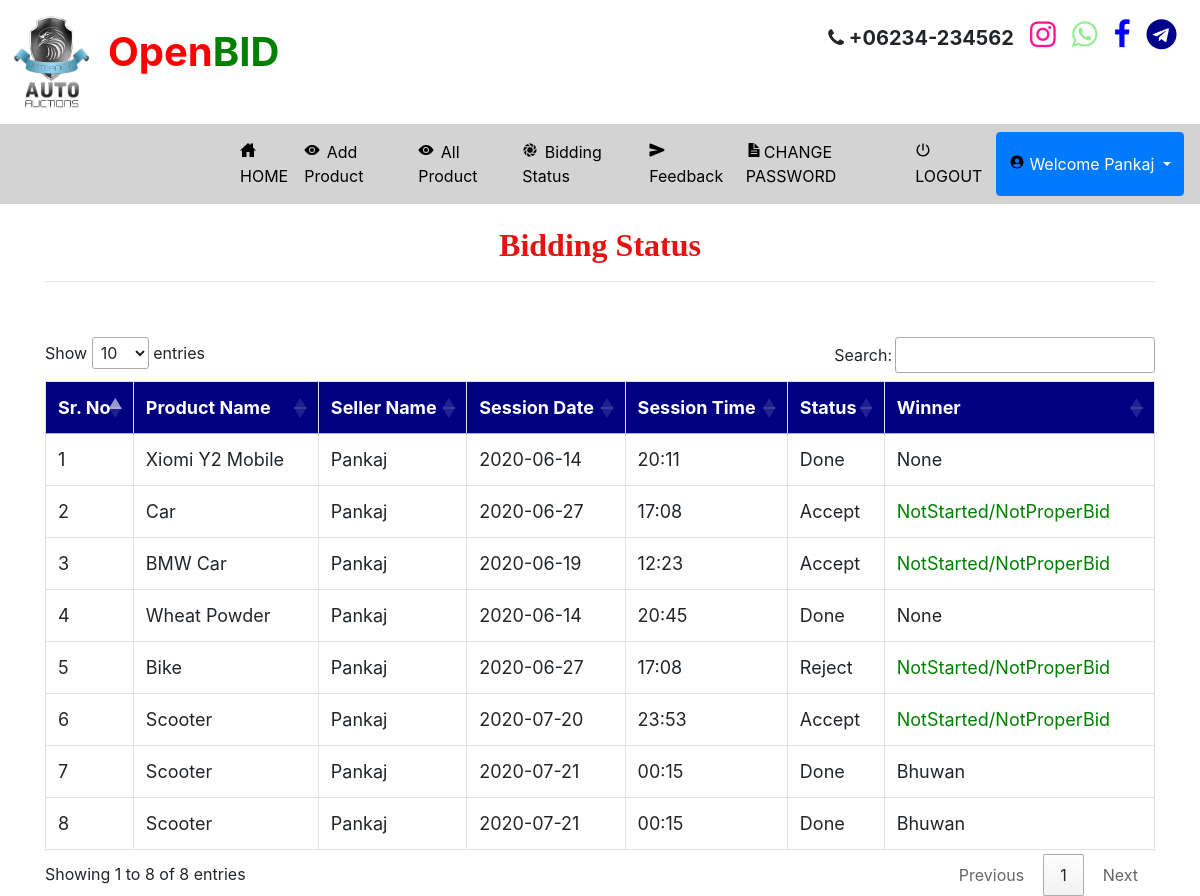
/bidding_status2 (signed in), run on the app's committed database.
### auction/models.py (models this page shows, shortened)
class Aucted_Product(models.Model):
    winner = models.CharField(max_length=100,null=True)
    user = models.ForeignKey(Auction_User,on_delete=models.CASCADE,null=True)
    product = models.ForeignKey(Product,on_delete=models.CASCADE,null=True)

class Product(models.Model):
    temp = models.IntegerField(null=True)
    status  =models.ForeignKey(Status,on_delete=models.CASCADE,null=True)
    name = models.CharField(max_length=100,null=True)
    min_price = models.IntegerField(null=True)
    images = models.FileField(null=True)
    session = models.ForeignKey(Session_Time,on_delete=models.CASCADE,null=True)
    category = models.ForeignKey(Sub_Category,on_delete=models.CASCADE,null=True)

class Auction_User(models.Model):
    user = models.ForeignKey(User,on_delete=models.CASCADE,null=True)
    dob = models.DateField(null=True)
    address = models.CharField(max_length=100,null=True)
    contact = models.CharField(max_length=10,null=True)
    image = models.FileField(null=True)
    membership = models.ForeignKey(Member_fee,on_delete=models.CASCADE,null=True)

class Session_Time(models.Model):
    date = models.ForeignKey(Session_date,on_delete=models.CASCADE,null=True)
    time = models.CharField(max_length=30,null=True)

class Session_date(models.Model):
    date = models.CharField(max_length=30,null=True)

class Status(models.Model):
    status = models.CharField(max_length=30,null=True)

### auction/views.py (the view)
# urls.py: path('bidding_status2', Bidding_Status2, name='bidding_status2'),
def Bidding_Status2(request):
    if not request.user.is_authenticated:
        return redirect('login_user')
    data = 0
    user = User.objects.get(username=request.user.username)
    error = ""
    try:
        data = Bidder.objects.get(user=user)
        if data:
            error = "pat"
    except:
        data = Auction_User.objects.get(user=user)
    if data.membership.fee == "Unpaid":
        return redirect('Member_Payment_mode')
    pro1 =  Aucted_Product.objects.filter(user=data)
    d = {'pro':pro1,'error':error}
    return render(request,'bidding_status2.html',d)

### auction/templates/bidding_status2.html (shortened to what this page needs)
{% extends 'navigation.html' %}
{% block body %}
 <div class="container" style="background:white">
<center><h2 style = "font-family : 'Monotype Corsiva' ; color : #E6120E ; font-weight : bold;margin-top:2%">Bidding Status</h2></center><hr>
<table class="table table-bordered" id="myTable">
  <thead>
  <tr>
    <th>Sr. No</th>
    <th>Product Name</th>
    <th>Seller Name</th>
    <th>Session Date</th>
    <th>Session Time</th>
    <th>Status</th>
    <th>Winner</th>
  </tr>
  </thead>
   <tbody>
{% for i in pro %}
  <tr>
    <td>{{forloop.counter}}</td>
    <td>{{i.product.name}}</td>
    <td>{{i.user.user.username}}</td>
    <td>{{i.product.session.date.date}}</td>
    <td>{{i.product.session.time}}</td>
    <td>{{i.product.status.status}}</td>
      {% if i.product.status.status == 'Done' %}
    <td>{{i.winner}}</td>
      {% else %}
      <td style="color:green">NotStarted/NotProperBid</td>
{% endif %}
  </tr>
   {% endfor %}
    </tbody>
</table>
 </div>
{% endblock %}

### auction/templates/navigation.html (shortened to what this page needs)
<!DOCTYPE html>
<html lang="en">
<head>
    {% load static %}
     <link rel="stylesheet" href="https://maxcdn.bootstrapcdn.com/bootstrap/4.0.0/css/bootstrap.min.css">
  <link rel = stylesheet href = "//cdn.datatables.net/1.10.19/css/jquery.dataTables.min.css">
<link rel="stylesheet" href="https://cdnjs.cloudflare.com/ajax/libs/font-awesome/4.7.0/css/font-awesome.min.css">
</head>
<body>
<div class="container-fluid" style="padding:1%">
<div class="row">
<div class="col-md-6">
<img src="{% static 'images/logo.png' %}" style="width:80px;height:100px">
    <span style="font-size:40px;font-weight:bold;padding:2%"><span style="color:red">Open</span><span style="color:green">BID</span></h4>
</div>
<div class="col-md-6" align="right">
    <span style="font-size:20px;font-weight:bold;color:;margin-right:2%"><i class="fa fa-phone"></i> +06234-234562 </span>
    <span style="font-size:30px;font-weight:bold;color:deeppink;margin-right:2%"><i class="fa fa-instagram"></i></span>
     <span style="font-size:30px;font-weight:bold;color:lightgreen;margin-right:2%"><i class="fa fa-whatsapp"></i></span>
     <span style="font-size:30px;font-weight:bold;color:blue;margin-right:2%"><i class="fa fa-facebook"></i></span>
     <span style="font-size:30px;font-weight:bold;color:darkblue;margin-right:2%"><i class="fa fa-telegram"></i></span>
</div>
</div>
</div>
<nav class="navbar navbar-expand-sm" style="background-color:lightgrey">
  <ul class="navbar-nav">
    {% if request.user.username %}
    {% if error == "pat" %}
   <li class="nav-item">
      <a class="nav-link" href="{% url 'profile1' %}" style="color:black;margin-left:200px">
      <ion-icon style="margin-right:4px" name="home-sharp"></ion-icon> HOME</a>
    </li>
    <li class="nav-item">
      <a class="nav-link" href="{% url 'view_auction' 0 %}" style="color:black">
      <ion-icon style="margin-right:4px" name="eye"></ion-icon> Auction</a>
    </li>
    <li class="nav-item">
      <a class="nav-link" href="{% url 'bidding_status' %}" style="color:black">
      <ion-icon style="margin-right:4px" name="eye"></ion-icon> Bidding Status</a>
    </li>
    <li class="nav-item">
      <a class="nav-link" href="{% url 'feedback' %}" style="color:black">
      <ion-icon style="margin-right:4px" name="aperture"></ion-icon> Feedback</a>
    </li>
    <li class="nav-item">
      <a class="nav-link" href="{% url 'change_password1' %}" style="color:black">
      <ion-icon style="margin-right:4px" name="document-text-sharp"></ion-icon>CHANGE PASSWORD</a>
    </li>
</div>
    {% else %}
     <li class="nav-item">
      <a class="nav-link" href="{% url 'profile1' %}" style="color:black;margin-left:200px"><ion-icon style="margin-right:2px" name="home-sharp"></ion-icon> HOME</a>
    </li>
    <li class="nav-item">
      <a class="nav-link" href="{% url 'add_product' %}" style="color:black">
      <ion-icon style="margin-right:2px" name="eye"></ion-icon> Add Product</a>
    </li>
    <li class="nav-item">
      <a class="nav-link" href="{% url 'all_product' %}" style="color:black">
      <ion-icon style="margin-right:2px" name="eye"></ion-icon> All Product</a>
    </li>
    <li class="nav-item">
      <a class="nav-link" href="{% url 'bidding_status2' %}" style="color:black"><ion-icon style="margin-right:2px" name="aperture"></ion-icon> Bidding Status</a>
    </li>
    <li class="nav-item">
      <a class="nav-link" href="{% url 'feedback' %}" style="color:black"><ion-icon style="margin-right:2px" name="send"></ion-icon> Feedback</a>
    </li>
    <li class="nav-item">
      <a class="nav-link" href="{% url 'change_password1' %}" style="color:black"><ion-icon style="margin-right:2px" name="document-text-sharp"></ion-icon>CHANGE PASSWORD</a>
    </li>
{% endif %}
    {% endif %}
    {% if request.user.is_authenticated %}
    <a class="nav-link" href="{% url 'logout' %}" style="color:black"><ion-icon style="margin-right:2px" name="power-sharp"></ion-icon>LOGOUT</a>
    {% if not request.user.is_staff %}
      <div class="btn-group">
  <button type="button" class="btn btn-primary dropdown-toggle" data-toggle="dropdown" aria-haspopup="true" aria-expanded="false">
    <ion-icon style="margin-right:4px;color:black" name="person-circle-sharp"></ion-icon>Welcome {{request.user.first_name}}
  </button>
</div>
    {% else %}
    <li class="nav-item">
      <h5  class="nav-link" style="color:red"><ion-icon style="margin-right:4px;color:white" name="person-circle-sharp"></ion-icon>Welcome {{request.user.username}}</h5>
    </li>
    {% endif %}
    {% endif %}
    </ul>
</nav>
{% block body %}
{% endblock %}
</body></html>

### auction/templates/navigation.html (style rules this page uses)
* { box-sizing: border-box; }
#myTable { border-collapse: collapse; width: 100%; border: 1px solid #ddd; font-size: 18px; }
#myTable th { text-align: left; padding: 12px; background-color: Navy; color: white; }
#myTable td { text-align: left; padding: 12px; background-color: white; }
#myTable tr { border-bottom: 1px solid #ddd; }

### data on the page
Aucted_Product: product.name "Xiomi Y2 Mobile", user.user.username "Pankaj", product.session "2020-06-14", product.session.time "20:11", product.status.status "Done", winner "None"
Aucted_Product: product.name "Car", user.user.username "Pankaj", product.session "2020-06-27", product.session.time "17:08", product.status.status "Accept", shows "NotStarted/NotProperBid"
Aucted_Product: product.name "BMW Car", user.user.username "Pankaj", product.session "2020-06-19", product.session.time "12:23", product.status.status "Accept", shows "NotStarted/NotProperBid"
Aucted_Product: product.name "Wheat Powder", user.user.username "Pankaj", product.session "2020-06-14", product.session.time "20:45", product.status.status "Done", winner "None"
Aucted_Product: product.name "Bike", user.user.username "Pankaj", product.session "2020-06-27", product.session.time "17:08", product.status.status "Reject", shows "NotStarted/NotProperBid"
Aucted_Product: product.name "Scooter", user.user.username "Pankaj", product.session "2020-07-20", product.session.time "23:53", product.status.status "Accept", shows "NotStarted/NotProperBid"
Aucted_Product: product.name "Scooter", user.user.username "Pankaj", product.session "2020-07-21", product.session.time "00:15", product.status.status "Done", winner "Bhuwan"
Aucted_Product: product.name "Scooter", user.user.username "Pankaj", product.session "2020-07-21", product.session.time "00:15", product.status.status "Done", winner "Bhuwan"

### other printed values
{{ request.user.first_name }} "Pankaj"
